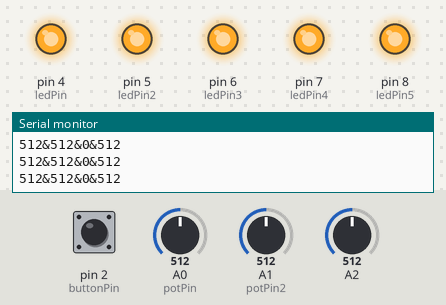
A sketch run on a simulated Arduino Uno, built with avr-gcc and run on an emulated ATmega328P. Parts: output pins drawn as LEDs (lit = HIGH), the last lines printed to the serial monitor. The inputs (shaded band) are chosen by the test bench; at power-on: A2 = 512, pin 2 (buttonPin) LOW, A0 (potPin) = 512, A1 (potPin2) = 512.

Above: at 1.2 s.
1.3 s: A2 set to 824
4.3 s: A2 set to 857
At 5.0 s:
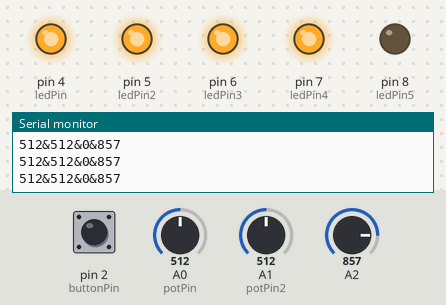
5.8 s: A2 set to 882
At 6.7 s:
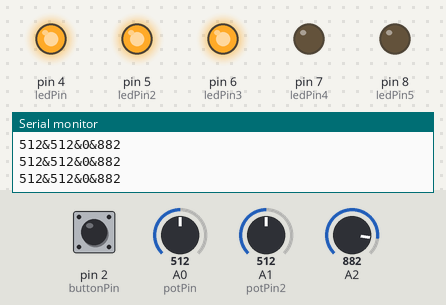
7.3 s: A2 set to 907
At 7.7 s:
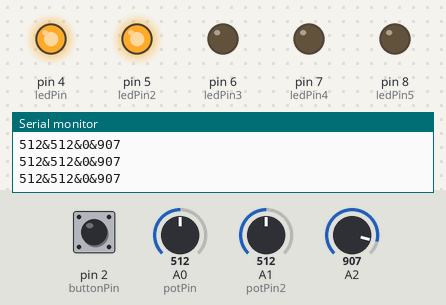
8.8 s: A2 set to 980
At 10.0 s:
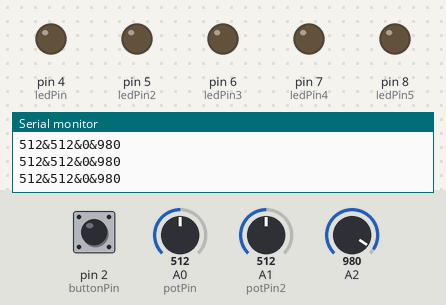
Timing chart, 0 to 11.8 s (numbered marks = the images above; inputs shaded):
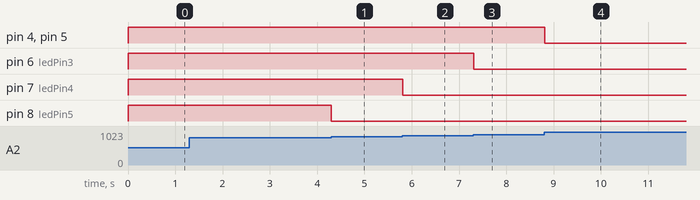

Measured:
- the behaviour switches between 839 and 840 on A2 (found by bisection; images 0 and 1)
- the behaviour switches between 869 and 870 on A2 (found by bisection; images 1 and 2)
- the behaviour switches between 899 and 900 on A2 (found by bisection; images 2 and 3)
- after the input at 4.3 s, pin 8 (ledPin5): HIGH → LOW at once
- after the input at 5.8 s, pin 7 (ledPin4): HIGH → LOW at once
- after the input at 7.3 s, pin 6 (ledPin3): HIGH → LOW at once
- after the input at 8.8 s, pin 4 (ledPin), pin 5 (ledPin2): HIGH → LOW at once

The sketch:

midterm-arduino.ino
```cpp
const int buttonPin = 2;

const int potPin = A0;
const int potPin2=A1;

const int ledPin = 4;
const int ledPin2= 5;
const int ledPin3= 6;
const int ledPin4= 7;
const int ledPin5= 8;


int buttonState = 0;

int potState = 0;
int potState2 = 0;
//int left, i;


void setup() {

// initialize the LED pin as an output:

pinMode(ledPin, OUTPUT);
pinMode(ledPin2, OUTPUT);
pinMode(ledPin3, OUTPUT);
pinMode(ledPin4, OUTPUT);
pinMode(ledPin5, OUTPUT);

// initialize the pushbutton pin as an input:
pinMode(buttonPin, INPUT);

pinMode(potPin, INPUT);

pinMode(potPin2, INPUT);

//pinMode(potPin, INPUT);

//pinMode(buttonPin, INPUT);

Serial.begin(9600);

}


void loop() {

// read the state of the pushbutton value:

potState = analogRead(potPin);

potState2 = analogRead(potPin2);

// check if the pushbutton is pressed.

buttonState = digitalRead(buttonPin); //momentary button

int sensorValue = analogRead(A2);

  if (sensorValue < 970){
    digitalWrite(ledPin,HIGH);

  }
  else{
    digitalWrite(ledPin, LOW);
  }
//  delay(100);        // delay in between reads for stability
 if (sensorValue < 960){
  digitalWrite(ledPin2,HIGH);
 }
//  delay(100);
else{
  digitalWrite(ledPin2, LOW);
}
if(sensorValue<900){
  digitalWrite(ledPin3,HIGH);
}
//  delay(100);
else{
  digitalWrite(ledPin3,LOW);
}
if(sensorValue<870){

  digitalWrite(ledPin4,HIGH);
}

//  delay(100);
else{
  digitalWrite(ledPin4,LOW);}
  if(sensorValue< 840){
  digitalWrite(ledPin5,HIGH);
  }

//  delay(100);
else{
  digitalWrite(ledPin5,LOW);
  }


//detect state change

//if (digitalRead(buttonPin) != buttonState && buttonState == 0){

//  buttonState = 1;

//}

//if (digitalRead(buttonPin) != buttonState && buttonState == 1){

//  buttonState = 0;

//}


Serial.print(potState);
Serial.print("&");
Serial.print(potState2);

Serial.print("&");
Serial.print(buttonState);
Serial.print("&");

Serial.println(sensorValue);


}
```
